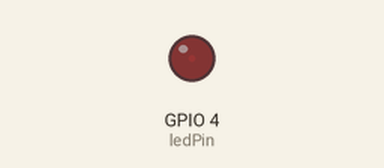
This sketch was run on a simulated ESP32. Parts: output pins drawn as LEDs (lit = HIGH).

Above: at 0.05 s.
At 0.95 s:
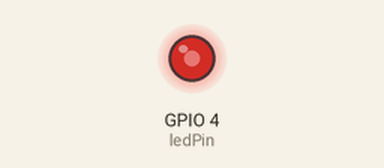
At 1.4 s:
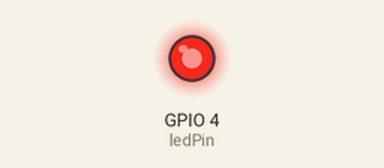
At 2.75 s:
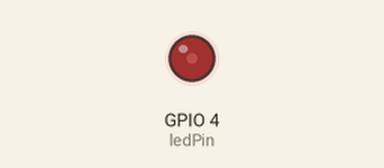
Timing chart, 0 to 7.0 s (numbered marks = the images above):
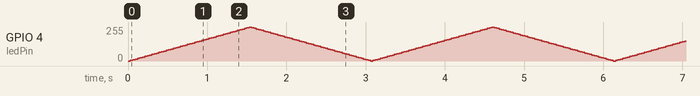

The sketch:

first_stepss.ino
```cpp
#include <Arduino.h>

int ledPin = 4;
int brightness = 0;
int fadeAmount = 5;

void setup() {
  pinMode(ledPin, OUTPUT);
}

void loop() {
  analogWrite(ledPin, brightness);
  brightness = brightness + fadeAmount;

  if (brightness <= 0 || brightness >= 255) {
    fadeAmount = -fadeAmount;
  }

  delay(30);
}
```
